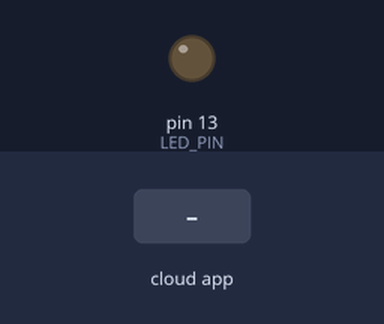
Bench run of a sketch on a simulated Arduino Uno, built with avr-gcc and run on an emulated ATmega328P. On the bench: output pins drawn as LEDs (lit = HIGH). The inputs (shaded band) are chosen by the test bench. The ROS host is connected and sends only what is stated.

Above: at 1.2 s.
1.3 s: the phone or cloud app sets led_toggle to 1
At 1.7 s:
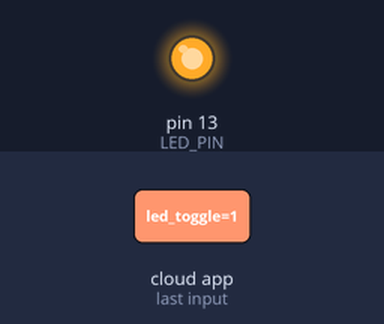
2.8 s: the phone or cloud app sets led_toggle to 0
At 4.0 s:
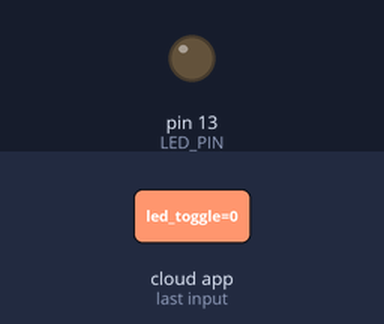
Timing chart, 0 to 5.8 s (numbered marks = the images above; inputs shaded):
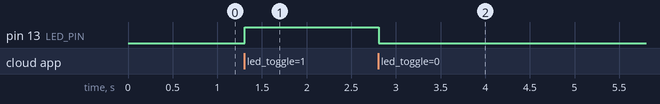

The sketch:

test_workingLED.ino
```cpp
#include <micro_ros_arduino.h>
#include <rcl/rcl.h>
#include <rclc/rclc.h>
#include <rclc/executor.h>
#include <std_msgs/msg/bool.h>

rcl_subscription_t subscriber;
std_msgs__msg__Bool msg;
rclc_executor_t executor;
rcl_node_t node;
rclc_support_t support;
rcl_allocator_t allocator;

#define LED_PIN 13

void subscription_callback(const void * msgin) {
  const std_msgs__msg__Bool * msg = (const std_msgs__msg__Bool *)msgin;
  digitalWrite(LED_PIN, (msg->data) ? HIGH : LOW);
}

void setup() {
  set_microros_transports();
  pinMode(LED_PIN, OUTPUT);

  allocator = rcl_get_default_allocator();
  rclc_support_init(&support, 0, NULL, &allocator);
  rclc_node_init_default(&node, "arduino_node", "", &support);

  rclc_subscription_init_default(
    &subscriber, &node,
    ROSIDL_GET_MSG_TYPE_SUPPORT(std_msgs, msg, Bool),
    "led_toggle");

  rclc_executor_init(&executor, &support.context, 1, &allocator);
  rclc_executor_add_subscription(&executor, &subscriber, &msg, &subscription_callback, ON_NEW_DATA);
}

void loop() {
  rclc_executor_spin_some(&executor, RCL_MS_TO_NS(100));
}
```

Measured:
- after the input at 1.3 s, pin 13 (LED_PIN): LOW → HIGH at once
- after the input at 2.8 s, pin 13 (LED_PIN): HIGH → LOW at once
